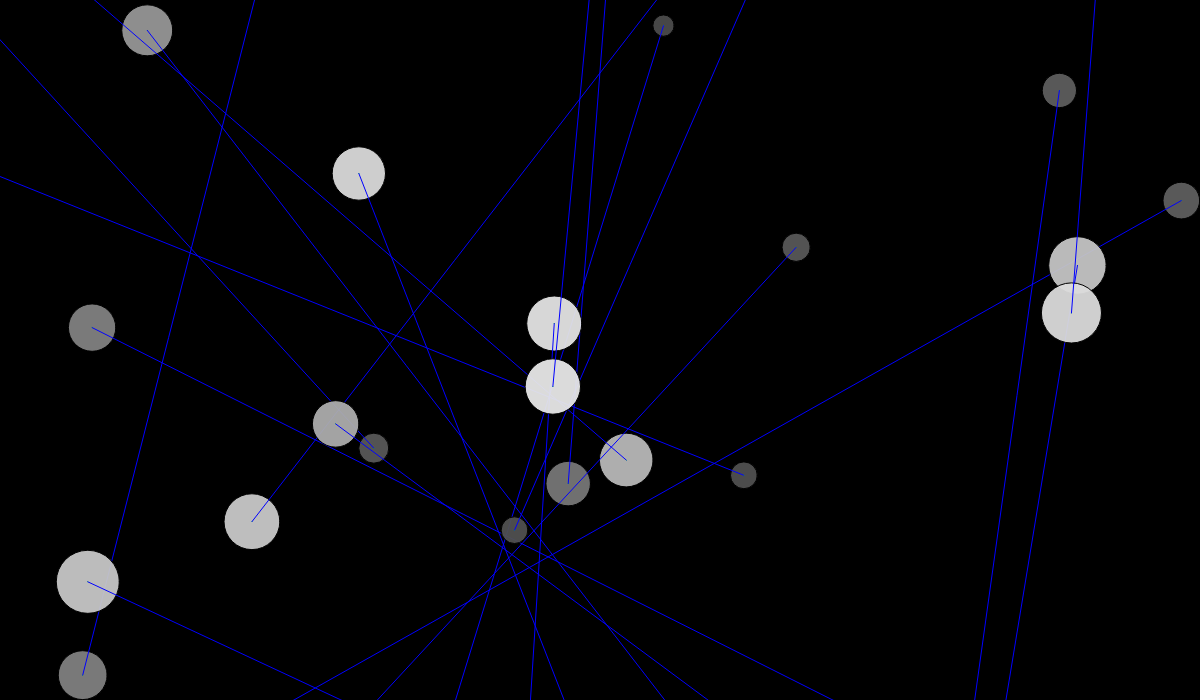
Frame 1 (no input)
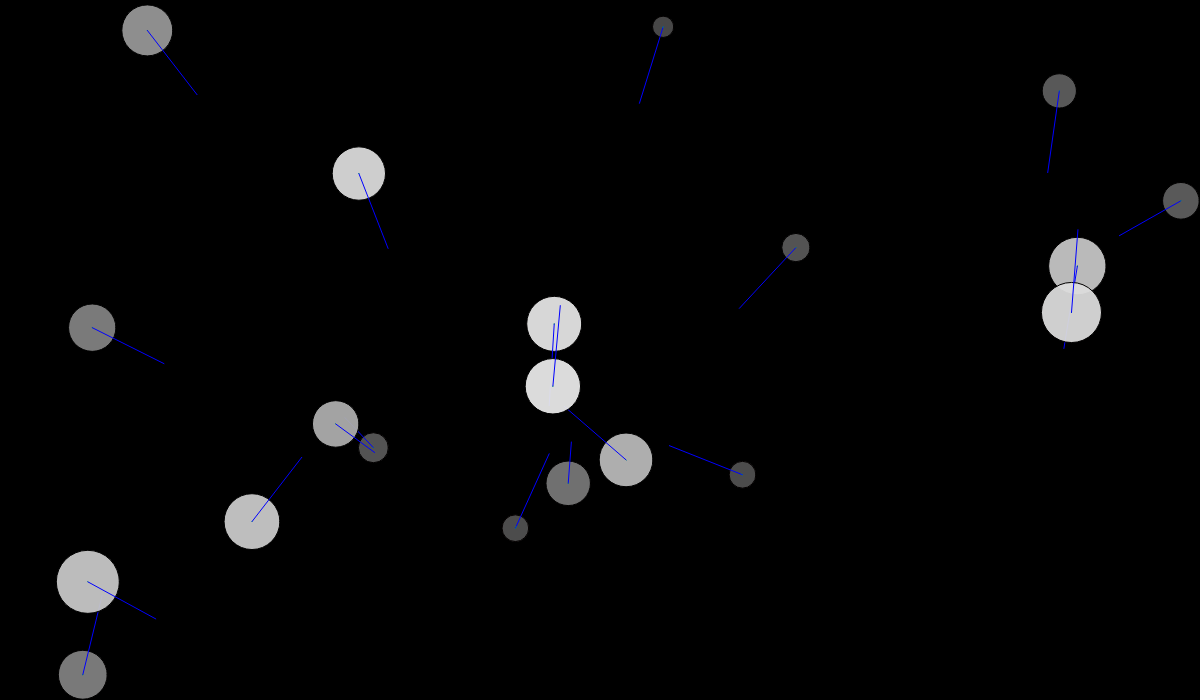
Frame 60 (no input)
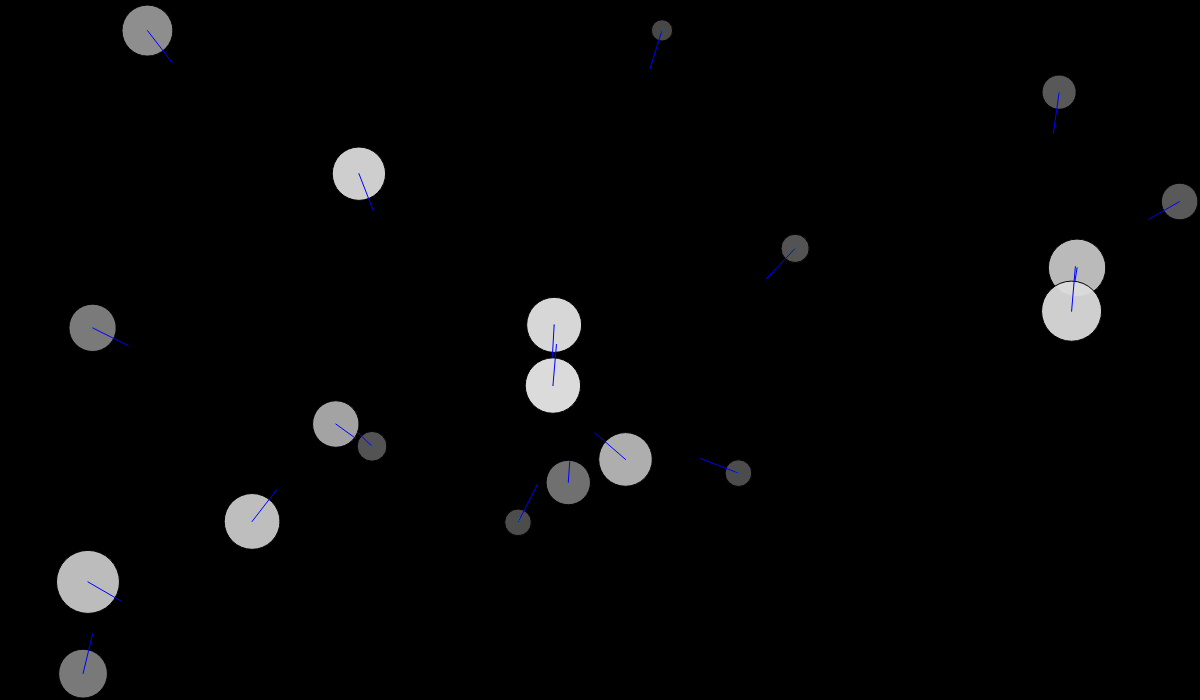
Frame 120 (the mouse pressed at the canvas centre since frame 60)

The p5.js sketch that drew these frames (run headless with seeded random() and noise() and a simulated clock; from frame 60 on, the mouse is pressed at the canvas centre):

// p5.js sketch
// ── sketch.js
var b;

function setup() {
  createCanvas(1200, 700);
  b = new Balls(20);
  noFill();
}

function draw() {
  background(0);

  b.update();
  b.show();
}
// ── Ball.js
// Ball Klasse
function Ball() {
  // Konstanten
  this.masseMin = 16;
  this.masseMax = 1024 * 1024 * 1024 * 10;

  this.masse = random(this.masseMin, this.masseMax);

  // Konfiguration
  this.minPos = createVector(0, 0, 0);
  this.maxPos = createVector(width, height, 200);
  this.maxRadius = 6;

  // Multiplikation der Geschwindigkeit beim Anstoß an dem Rand
  this.velBorderMult = createVector(-0.75, -0.75, -0.1);

  // Multiplikation der Masse beim Anstoß an den Rand
  this.masBorderMult = createVector(0.95, 0.95, 1);

  // Position (startet zufällig)
  var x = random(this.minPos.x + this.maxRadius, this.maxPos.x - this.maxRadius);
  var y = random(this.minPos.y + this.maxRadius, this.maxPos.y - this.maxRadius);
  var z = random(this.minPos.z + this.maxRadius, this.maxPos.z - this.maxRadius);
  this.pos = createVector(x, y, z);

  // Geschwindigkeit (startet mit 0)
  this.vel = createVector(0, 0, 0);

  // Beschleunigung (startet mit 0)
  this.acc = createVector(0, 0, 0);

  // Display (Geschwindigkeit)
  this.posVel = createVector(0, 0, 0);

  // Display (Beschleunigung)
  this.posAcc = createVector(0, 0, 0);

  // Ein paar für die Performance vorberechnete Konstanten
  this.logMaxZ = Math.log(this.maxPos.z);
  this.logMaxMasse = Math.log(this.masseMax);
  this.log2 = Math.log(2);
  this.sqrt2 = Math.pow(2, (1 / 3));

  // Eine Kraft auf den Ball ausüben
  this.applyForce = function(f) {
    this.acc.add(f);
  }

  // Berechnt aus Masse und z-Koordination den Radius des anzuzeigenden Kreises
  this.getDisplayRadius = function() {
    var massePotenz = (this.logMaxMasse / this.log2) - (Math.log(this.masse) / this.log2);
    var masseRadius = this.maxRadius / (Math.pow(this.sqrt2, massePotenz));

    var zPotenz = (this.logMaxZ / this.log2) - (Math.log(this.pos.z) / this.log2);
    var zRadius = this.maxRadius / (Math.pow(1.1, zPotenz));

    return masseRadius * zRadius;
  }

  // Einen anderen Ball auf den Ball ausüben
  this.applyBallForce = function(ball, gravity) {
    var delta = ball.pos.copy().sub(this.pos);
    var len = delta.mag();

    if ((len > 0) && (this.masse)) {
      var force = (gravity * ball.masse / (this.masse * len * len * len));
      this.applyForce(delta.mult(force));
    }
  }

  // Anderen Bälle auf den Ball ausüben
  /*
  this.applyBallsForce = function(balls, gravity) {
    for (var i = 0; balls.length; i++) {
      this.applyBallForce(balls[i], gravity);
    }
  }
*/
  // Verhalten am vorderen und hinteren Rand
  this.updateCornerZ = function() {
    if (this.pos.z < this.minPos.z) {
      this.pos.z = this.minPos.z;
      this.vel.z *= this.velBorderMult.z;
      this.masse *= this.masBorderMult.z;
    } else if (this.pos.z > this.maxPos.z) {
      this.pos.z = this.maxPos.z;
      this.vel.z *= this.velBorderMult.z;
      this.masse *= this.masBorderMult.z;
    }
  }

  // Verhalten am oberen und unteren Rand
  this.updateCornerY = function() {
    var minY = this.minPos.y + this.getDisplayRadius();
    var maxY = this.maxPos.y - this.getDisplayRadius();

    if (this.pos.y < minY) {
      this.pos.y = minY;
      this.vel.y *= this.velBorderMult.y;
      this.masse *= this.masBorderMult.y;
    } else if (this.pos.y > maxY) {
      this.pos.y = maxY;
      this.vel.y *= this.velBorderMult.y;
      this.masse *= this.masBorderMult.y;
    }
  }

  // Verhalten am linken und rechten Rand
  this.updateCornerX = function() {
    var minX = this.minPos.x + this.getDisplayRadius();
    var maxX = this.maxPos.x - this.getDisplayRadius();

    if (this.pos.x < minX) {
      this.pos.x = minX;
      this.vel.x *= this.velBorderMult.x;
      this.masse *= this.masBorderMult.x;
    } else if (this.pos.x > maxX) {
      this.pos.x = maxX;
      this.vel.x *= this.velBorderMult.x;
      this.masse *= this.masBorderMult.x;
    }
  }

  // Physik
  this.updatePhysics = function() {
    // Masse in den Grenzen halten
    if (this.masse < this.masseMin) {
      this.masse = this.masseMin;
    } else if (this.masse > this.masseMax) {
      this.masse = this.masseMax;
    }

    // Reibung
    var reib = this.vel.copy().mult(-this.masse * 0.0000000000001);
    this.applyForce(reib);

    // Geschwindigkeit um die Beschleunigung erhöhen
    this.vel.add(this.acc);

    // Position um die Geschwindigkeit erhöhen
    this.pos.add(this.vel);

    // Linie für Geschwindigkeit
    this.posVel = this.pos.copy().add(this.vel.copy().mult(30));

    // Linie für Beschleunigung
    this.posAcc = this.pos.copy().add(this.acc.copy().mult(5000 / this.vel.mag()));

    // Beschleunigung resetten
    this.acc.mult(0);
  }

  // Den Ball aktualisieren
  this.update = function() {
    this.updateCornerZ();
    this.updateCornerY();
    this.updateCornerX();
    this.updatePhysics();
  }

  // Den Ball anzeigen
  this.show = function() {
    translate(this.minPos.x, this.minPos.y);

    // Ein Kreis für den Ball (roter Rand gleich schnell)
    stroke(color(map(this.vel.mag(), 0, 5, 0, 255), 0, 0));
    fill(map(this.masse, this.masseMin, this.masseMax, 70, 255), 240);
    ellipse(this.pos.x, this.pos.y, (2 * this.getDisplayRadius()));

    // Grüne Linie für Geschwindigkeit
    stroke(0, 255, 0);
    line(this.pos.x, this.pos.y, this.posVel.x, this.posVel.y);

    // Blaue Linie für Beschleunigung
    stroke(0, 0, 255);
    line(this.pos.x, this.pos.y, this.posAcc.x, this.posAcc.y);
  }
}
// ── Balls.js
// Balls Klasse
function Balls(anzahl) {
  // Gravitationskonstante
  this.gravity = 0.667408;
  this.balls = [];

  for (var i = 0; i < anzahl; i++) {
    this.balls.push(new Ball());
  }

  // Wird zum Sortieren der Bälle benötigt
  function descending(a, b) {
    return Math.sign(b.pos.z - a.pos.z);
  }

  // Die Bälle aktualisieren
  this.update = function() {
    for (var i = 0; i < this.balls.length; i++) {
      for (var j = (i + 1); j < this.balls.length; j++) {
        this.balls[i].applyBallForce(this.balls[j], this.gravity);
        this.balls[j].applyBallForce(this.balls[i], this.gravity);
      }
      // TODO Das funktioniert noch nicht
      //  this.balls[i].applyBallsForce(this.balls, this.gravity);
    }
    // Jetzt mit den berechneten Kräften die Bälle aktualisieren
    for (var i = 0; i < this.balls.length; i++) {
      this.balls[i].update();
    }
    this.balls.sort(descending);
  }

  // Die Bälle anzeigen
  this.show = function() {
    for (var i = 0; i < this.balls.length; i++) {
      this.balls[i].show();
    }
  }
}
